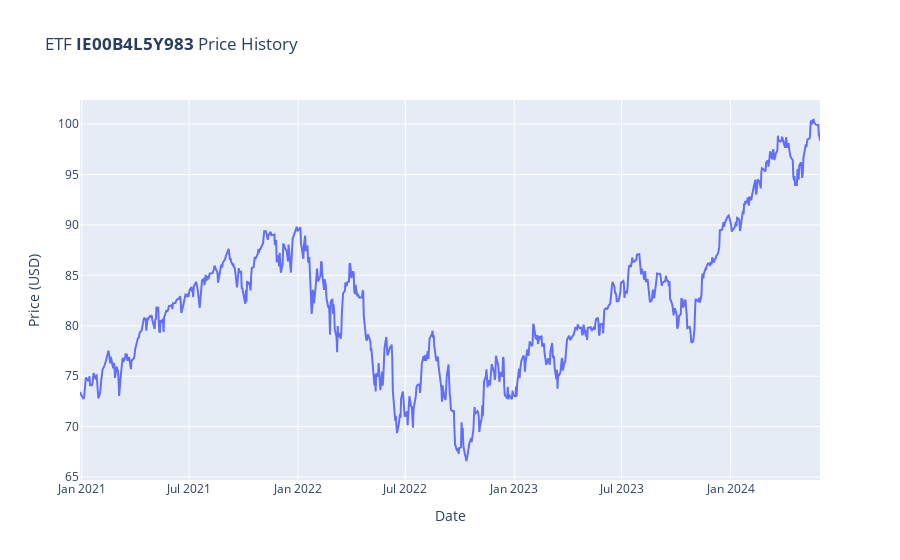

Source (notebook cell):
### Markdown cell above
Hystorical Behavior of the Selected ETF
===========================

### Code cell
### GENERIC INFORMATION ABOUT ETF and its HYSTORICAL BEHAVIOR
isin_string = "IE00B4L5Y983"
# Time Informations
day, month, year = month_year()
start_date = "2020-12-29"  ## %Y-%m-%d
end_date = f"{year}-{month}-{day}"
etf_data_object = ETF_DATA_from_ISIN(isin_string)
etf_data_daily_values = plot_etf_data(
    etf_data_object, isin_string, start_date, end_date
)

### Figure 1 — Plotly figure (JSON) as saved in the notebook; plotly's stock layout.template omitted (floating-point values rounded to 4 significant figures; data arrays with more than 128 entries replaced by an {"elided": "..."} marker saying what was removed)
{"data": [{"type": "scatter", "x": {"elided": "862 str values"}, "y": {"elided": "862 float values"}}], "layout": {"title": {"text": "ETF <b>IE00B4L5Y983</b> Price History"}, "xaxis": {"title": {"text": "Date"}}, "yaxis": {"title": {"text": "Price (USD)"}}}}
